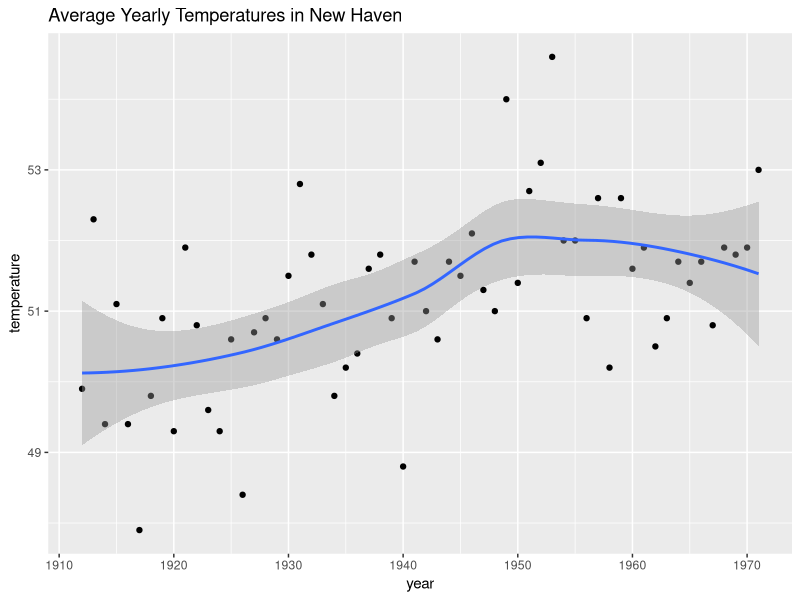
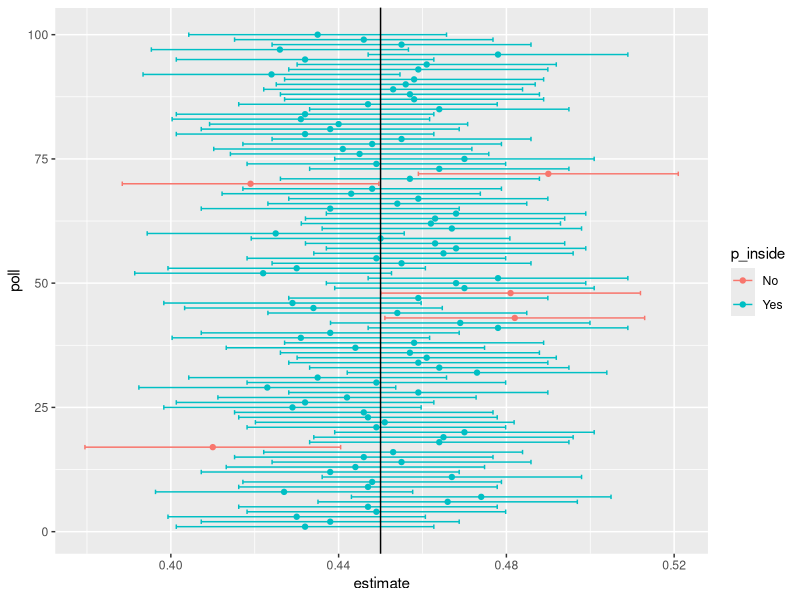

Here is the R script that generated these plots, in order:
## ---- chunk 1
library(tidyverse) 
data.frame(year = as.numeric(time(nhtemp)), temperature = as.numeric(nhtemp)) |> 
  ggplot(aes(year, temperature)) +  
  geom_point() +  
  geom_smooth() +  
  ggtitle("Average Yearly Temperatures in New Haven") 
## ---- chunk 2
p <- 0.45 
N <- 1000 
## ---- chunk 3
x <- sample(c(0, 1), size = N, replace = TRUE, prob = c(1 - p, p)) 
x_hat <- mean(x) 
se_hat <- sqrt(x_hat*(1 - x_hat)/N) 
c(x_hat - 1.96*se_hat, x_hat + 1.96*se_hat) 
## ---- chunk 4
x <- sample(c(0,1), size = N, replace = TRUE, prob = c(1 - p, p)) 
x_hat <- mean(x) 
se_hat <- sqrt(x_hat*(1 - x_hat)/N) 
c(x_hat - 1.96*se_hat, x_hat + 1.96*se_hat) 
## ---- chunk 5
pnorm(1.96) - pnorm(-1.96) 
## ---- chunk 6
z <- qnorm(0.995) 
z 
pnorm(z) - pnorm(-z) 
## ---- chunk 7
qnorm(0.975) 
## ---- chunk 8
N <- 1000 
B <- 10000 
inside <- replicate(B, { 
  x <- sample(c(0,1), size = N, replace = TRUE, prob = c(1 - p, p)) 
  x_hat <- mean(x) 
  se_hat <- sqrt(x_hat*(1 - x_hat)/N) 
  between(p, x_hat - 1.96*se_hat, x_hat + 1.96*se_hat) 
}) 
mean(inside) 
## ---- chunk 9
set.seed(1) 
tab <- replicate(100, { 
  x <- sample(c(0,1), size = N, replace = TRUE, prob = c(1 - p, p)) 
  x_hat <- mean(x) 
  se_hat <- sqrt(x_hat*(1 - x_hat)/N) 
  hit <- between(p, x_hat - 1.96*se_hat, x_hat + 1.96*se_hat) 
  c(x_hat, x_hat - 1.96*se_hat, x_hat + 1.96*se_hat, hit) 
}) 
tab <- data.frame(poll = 1:ncol(tab), t(tab)) 
names(tab) <- c("poll", "estimate", "low", "high", "hit") 
tab <- mutate(tab, p_inside = ifelse(hit, "Yes", "No")) 
ggplot(tab, aes(poll, estimate, ymin = low, ymax = high, col = p_inside)) +  
  geom_point() + 
  geom_errorbar() +  
  coord_flip() +  
  geom_hline(yintercept = p) 
